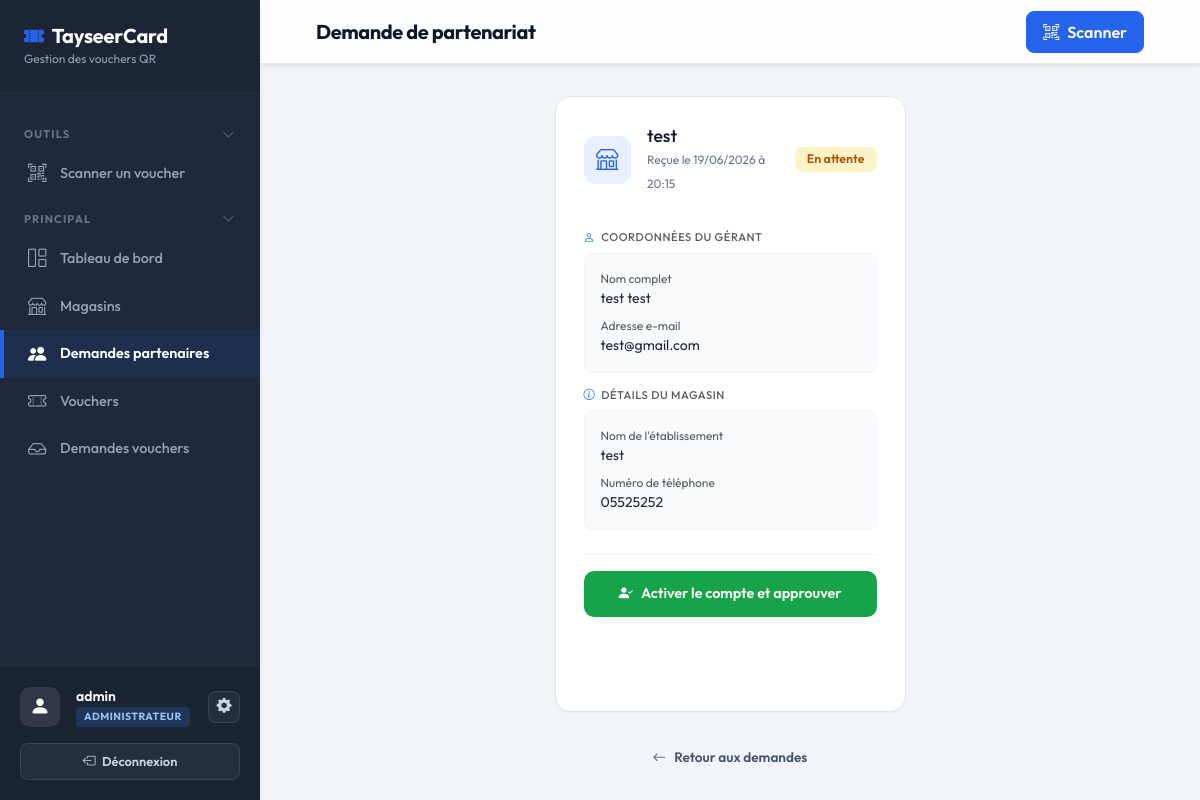
The page /stores/requests/1/ (signed in) on the database its author committed.
### apps/accounts/models.py (models this page shows, shortened)
class User(AbstractUser):
    class Role(models.TextChoices):
        ADMIN = 'ADMIN', 'Administrateur'
        MANAGER = 'MANAGER', 'Manager de magasin'
        CAISSIER = 'CAISSIER', 'Caissier'
    role = models.CharField(
        max_length=10,
        choices=Role.choices,
        default=Role.MANAGER,
    )
    def is_admin(self):
        return self.role == self.Role.ADMIN or self.is_superuser
    def is_manager(self):
        return self.role == self.Role.MANAGER
    def is_caissier(self):
        return self.role == self.Role.CAISSIER
    def get_store(self):
        if self.is_manager():
            return getattr(self, 'managed_store', None)
        elif self.is_caissier():
            caissier_store = getattr(self, 'caissier_store', None)
            if hasattr(caissier_store, 'first'):
                return caissier_store.first()
            return caissier_store
        return None

### apps/stores/models.py (models this page shows, shortened)
class StorePartnerRequest(models.Model):
    class Status(models.TextChoices):
        PENDING = 'PENDING', 'En attente'
        APPROVED = 'APPROVED', 'Accepté'
        REJECTED = 'REJECTED', 'Rejeté'
    first_name = models.CharField(max_length=100)
    last_name = models.CharField(max_length=100)
    store_name = models.CharField(max_length=200)
    email = models.EmailField()
    phone = models.CharField(max_length=20, blank=True)
    status = models.CharField(
        max_length=10,
        choices=Status.choices,
        default=Status.PENDING,
    )
    created_at = models.DateTimeField(auto_now_add=True)
    reviewed_at = models.DateTimeField(null=True, blank=True)
    reviewed_by = models.ForeignKey(
        settings.AUTH_USER_MODEL,
        null=True,
        blank=True,
        on_delete=models.SET_NULL,
        related_name='reviewed_store_requests',
    )
    @property
    def full_name(self):
        return f"{self.first_name} {self.last_name}"

### apps/vouchers/views.py (the view)
    def wrapper(request, *args, **kwargs):
        if not request.user.is_authenticated or not request.user.is_admin():
            messages.error(request, "Accès réservé aux administrateurs.")
            return redirect('dashboard')
        return view_func(request, *args, **kwargs)

### apps/accounts/context_processors.py (called while the page is built)
def admin_notifications(request):
    pending_requests = 0
    if request.user.is_authenticated:
        is_admin = getattr(request.user, 'is_admin', False)
        if callable(is_admin):
            is_admin = is_admin()
        if is_admin:
            pending_requests = VoucherRequest.objects.filter(status=VoucherRequest.Status.PENDING).count()
    return {
        'pending_requests': pending_requests,
    }

### apps/stores/views.py (called while the page is built, shortened)
@login_required
@admin_required
def store_request_detail(request, pk):
    request_item = get_object_or_404(StorePartnerRequest, pk=pk)
    return render(request, 'stores/request_detail.html', {
        'request_item': request_item,
    })

### apps/vouchers/views.py (called while the page is built)
def admin_required(view_func):
    def wrapper(request, *args, **kwargs):
        if not request.user.is_authenticated or not request.user.is_admin():
            messages.error(request, "Accès réservé aux administrateurs.")
            return redirect('dashboard')
        return view_func(request, *args, **kwargs)
    return wrapper

### templates/stores/request_detail.html (shortened to what this page needs)
{% extends 'base.html' %}
{% block nav_store_requests %}active{% endblock %}
{% block page_title %}Demande de partenariat{% endblock %}
{% block content %}
<div class="row justify-content-center">
  <div class="col-md-8 col-lg-6 col-xl-5">
    <div class="stat-card mb-4" style="border-radius:16px; padding:28px;">
      <div class="d-flex justify-content-between align-items-center mb-3">
        <div class="d-flex align-items-center gap-3">
          <div style="width:48px; height:48px; background:rgba(37,99,235,0.1); color:#2563eb; border-radius:12px; display:flex; align-items:center; justify-content:center; font-size:1.4rem;">
            <i class="bi bi-shop"></i>
          </div>
          <div>
            <h5 class="fw-700 mb-0" style="color:#0f172a; font-size:1.1rem; line-height:1.2;">{{ request_item.store_name }}</h5>
            <span style="font-size:0.75rem; color:#64748b;">Reçue le {{ request_item.created_at|date:"d/m/Y à H:i" }}</span>
          </div>
        </div>
        <span class="badge" style="background:{% if request_item.status == 'PENDING' %}#fef3c7{% elif request_item.status == 'APPROVED' %}#dcfce7{% else %}#fee2e2{% endif %}; color:{% if request_item.status == 'PENDING' %}#b45309{% elif request_item.status == 'APPROVED' %}#166534{% else %}#b91c1c{% endif %}; border-radius:8px; padding:6px 12px; font-weight:600; font-size:0.78rem;">
          {{ request_item.get_status_display }}
        </span>
      </div>
      <hr style="border-color:#f1f5f9; margin: 16px -28px 20px -28px;">
      <div class="mb-4">
        <h6 class="fw-700 text-muted text-uppercase mb-2" style="font-size:0.7rem; letter-spacing:0.05em; display:flex; align-items:center; gap:6px;">
          <i class="bi bi-person text-primary"></i> Coordonnées du Gérant
        </h6>
        <div class="p-3 rounded-3 mb-3" style="background:#f8fafc; border:1px solid #f1f5f9; font-size:0.88rem;">
          <div class="mb-2">
            <span class="text-muted small d-block" style="font-size:0.75rem;">Nom complet</span>
            <span class="fw-600" style="color:#1e293b;">{{ request_item.full_name }}</span>
          </div>
          <div>
            <span class="text-muted small d-block" style="font-size:0.75rem;">Adresse e-mail</span>
            <span class="fw-600" style="color:#1e293b;">{{ request_item.email }}</span>
          </div>
        </div>
        <h6 class="fw-700 text-muted text-uppercase mb-2" style="font-size:0.7rem; letter-spacing:0.05em; display:flex; align-items:center; gap:6px;">
          <i class="bi bi-info-circle text-primary"></i> Détails du Magasin
        </h6>
        <div class="p-3 rounded-3" style="background:#f8fafc; border:1px solid #f1f5f9; font-size:0.88rem;">
          <div class="mb-2">
            <span class="text-muted small d-block" style="font-size:0.75rem;">Nom de l'établissement</span>
            <span class="fw-600" style="color:#1e293b;">{{ request_item.store_name }}</span>
          </div>
          <div>
            <span class="text-muted small d-block" style="font-size:0.75rem;">Numéro de téléphone</span>
            <span class="fw-600" style="color:#1e293b;">{{ request_item.phone|default:'Non renseigné' }}</span>
          </div>
        </div>
      </div>
      {% if request_item.status == 'PENDING' %}
      <div class="pt-3 border-top" style="border-color:#f1f5f9 !important;">
        <form method="post" class="mb-0">
          <button type="submit" class="btn w-100 d-flex align-items-center justify-content-center gap-2" style="background:#16a34a; color:#fff; border-radius:10px; padding:12px; font-weight:600; font-size:0.9rem; border:none; transition:all 0.2s;">
            <i class="bi bi-person-check-fill"></i> Activer le compte et approuver
          </button>
        </form>
      </div>
      {% endif %}
    </div>
    <div class="text-center">
      <a href="{% url 'store_request_list' %}" class="btn d-inline-flex align-items-center gap-2" style="background:#f1f5f9; color:#475569; border-radius:10px; font-weight:600; font-size:0.85rem; padding:10px 18px; text-decoration:none; transition:all 0.2s;">
        <i class="bi bi-arrow-left"></i> Retour aux demandes
      </a>
    </div>
  </div>
</div>
{% endblock %}

### templates/base.html (shortened to what this page needs)
<!DOCTYPE html>
<html lang="fr">
<head>
  <link href="https://cdn.jsdelivr.net/npm/bootstrap@5.3.0/dist/css/bootstrap.min.css" rel="stylesheet" />
  <link href="https://cdn.jsdelivr.net/npm/bootstrap-icons@1.11.0/font/bootstrap-icons.css" rel="stylesheet" />
</head>
<body>
  {% if user.is_authenticated %}
  <aside class="sidebar" id="sidebar">
    <div class="sidebar-brand d-flex align-items-center justify-content-between">
      <div>
        <h5><i class="bi bi-ticket-perforated-fill me-2" style="color:var(--primary)"></i>TayseerCard</h5>
        <small>Gestion des vouchers QR</small>
      </div>
    </div>
    <nav class="sidebar-nav">
      <button class="nav-section-toggle" onclick="toggleNavSection(this)">
        <span>Outils</span>
        <i class="bi bi-chevron-down chevron"></i>
      </button>
      <div class="nav-section-body">
        <a href="{% url 'scan_page' %}" class="nav-link {% block nav_scan %}{% endblock %}">
          <i class="bi bi-qr-code-scan"></i> Scanner un voucher
        </a>
      </div>
      <button class="nav-section-toggle" onclick="toggleNavSection(this)">
        <span>Principal</span>
        <i class="bi bi-chevron-down chevron"></i>
      </button>
      <div class="nav-section-body">
        <a href="{% url 'dashboard' %}" class="nav-link {% block nav_dashboard %}{% endblock %}">
          <i class="bi bi-grid-1x2"></i> Tableau de bord
        </a>
        {% if user.is_admin %}
        <a href="{% url 'store_list' %}" class="nav-link {% block nav_stores %}{% endblock %}">
          <i class="bi bi-shop"></i> Magasins
        </a>
        <a href="{% url 'store_request_list' %}" class="nav-link {% block nav_store_requests %}{% endblock %}">
          <i class="bi bi-people-fill"></i> Demandes partenaires
        </a>
        {% endif %}
        {% if user.is_admin or user.is_manager or user.is_caissier %}
          <a href="{% if user.is_caissier %}/caissier/vouchers/{% elif user.is_manager %}/manager/vouchers/{% else %}{% url 'voucher_list' %}{% endif %}"
             class="nav-link {% block nav_vouchers %}{% endblock %}">
            <i class="bi bi-ticket-perforated"></i> Vouchers
          </a>
        {% endif %}
        {% if user.is_admin %}
        <a href="{% url 'admin_request_list' %}" class="nav-link {% block nav_admin_requests %}{% endblock %}">
          <i class="bi bi-inbox"></i> Demandes vouchers
        </a>
        {% endif %}
      </div>
    </nav>
    <div class="sidebar-footer">
      <div class="d-flex align-items-center justify-content-between mb-3">
        <div class="d-flex align-items-center gap-3 overflow-hidden">
          <div class="stat-icon m-0" style="background:rgba(255,255,255,0.1); width:40px; height:40px; flex-shrink:0;">
            <i class="bi bi-person-fill" style="color:#ffffff;"></i>
          </div>
          <div class="overflow-hidden">
            <div class="user-info text-truncate">{{ user.get_full_name|default:user.username }}</div>
            <div class="user-role text-truncate">
              <span class="role-pill role-{{ user.role|lower }}">{{ user.get_role_display }}</span>
            </div>
          </div>
        </div>
        {% if user.is_admin %}
        <a href="{% url 'admin_account_settings' %}" class="btn-settings {% block nav_settings %}{% endblock %}" title="Paramètres" style="flex-shrink:0;">
          <i class="bi bi-gear-fill"></i>
        </a>
        {% endif %}
      </div>
      <div class="d-flex gap-2 mt-1">
        <a href="{% url 'logout' %}" class="btn btn-sm flex-grow-1"
          style="background:rgba(255,255,255,0.05); color:#cbd5e1; border:1px solid rgba(255,255,255,0.1); font-size:0.8rem; border-radius:8px;">
          <i class="bi bi-box-arrow-left me-1"></i> Déconnexion
        </a>
      </div>
    </div>
  </aside>
  <div class="main-content">
    <div class="topbar shadow-sm">
      <div class="container-fluid d-flex align-items-center justify-content-between h-100 px-lg-4">
        <div class="d-flex align-items-center gap-3">
          <div class="d-flex align-items-center gap-2">
            <h4 class="mb-0">{% block page_title %}Tableau de bord{% endblock %}</h4>
          </div>
        </div>
        <div class="d-flex align-items-center gap-2">
          <a href="{% url 'scan_page' %}" class="btn btn-primary d-flex align-items-center gap-2 px-3">
            <i class="bi bi-qr-code-scan"></i>
            <span class="d-none d-sm-inline">Scanner</span>
          </a>
        </div>
      </div>
    </div>
    <div class="page-body">
      {% block content %}{% endblock %}
    </div>
  </div>
  {% else %}
  {% block auth_content %}{% endblock %}
  {% endif %}
</body>
</html>

### templates/base.html (style rules this page uses)
:root { --primary: #2563eb; --primary-dark: #1d4ed8; --success: #10b981; --danger: #ef4444; --warning: #f59e0b; --sidebar-bg: #1e293b; --sidebar-text: #94a3b8; --sidebar-active: #ffffff; --sidebar-hover: #334155; --body-bg: #f1f5f9; --card-bg: #ffffff; --card-border: #e2e8f0; --shadow-sm: 0 1px 2px 0 rgb(0 0 0 / 0.05); --shadow-md: 0 4px 6px -1px rgb(0 0 0 / 0.1), 0 2px 4px -2px rgb(0 0 0 / 0.1); }
* { font-family: 'Outfit', sans-serif; }
body { background-color: var(--body-bg); color: #1e293b; min-height: 100vh; margin: 0; overflow-x: hidden; }
.sidebar { position: fixed; top: 0; left: 0; width: 260px; height: 100vh; background: var(--sidebar-bg); padding: 0; z-index: 100; transition: transform 0.3s ease; display: flex; flex-direction: column; box-shadow: var(--shadow-md); }
.sidebar-brand { padding: 24px; background: rgba(0, 0, 0, 0.1); border-bottom: 1px solid rgba(255, 255, 255, 0.05); }
.sidebar-brand h5 { color: #ffffff; font-weight: 700; font-size: 1.25rem; margin: 0; letter-spacing: -0.01em; }
.sidebar-brand small { color: var(--sidebar-text); font-size: 0.75rem; display: block; margin-top: 2px; }
.sidebar-nav { padding: 20px 0; flex: 1; overflow-y: auto; }
.sidebar-nav .nav-link { color: var(--sidebar-text); padding: 10px 24px; display: flex; align-items: center; gap: 12px; font-size: 0.9rem; font-weight: 500; transition: all 0.2s ease; border-left: 4px solid transparent; }
.sidebar-nav .nav-link.active { color: #ffffff; background: rgba(37, 99, 235, 0.1); border-left-color: var(--primary); font-weight: 600; }
.sidebar-nav .nav-link i { font-size: 1.15rem; width: 20px; }
.sidebar-footer { padding: 20px; background: rgba(0, 0, 0, 0.15); border-top: 1px solid rgba(255, 255, 255, 0.05); }
.sidebar-footer .user-info { color: #ffffff; font-size: 0.875rem; font-weight: 600; }
.sidebar-footer .user-role { font-size: 0.75rem; color: var(--sidebar-text); }
.btn-settings { background: rgba(255, 255, 255, 0.05); color: #cbd5e1; border: 1px solid rgba(255, 255, 255, 0.1); font-size: 0.95rem; border-radius: 8px; display: flex; align-items: center; justify-content: center; width: 32px; height: 32px; transition: all 0.2s ease; text-decoration: none; }
.main-content { margin-left: 260px; min-height: 100vh; display: flex; flex-direction: column; transition: margin-left 0.3s ease; }
.topbar { background: rgba(255, 255, 255, 0.9); backdrop-filter: blur(10px); height: 64px; padding: 0 32px; border-bottom: 1px solid var(--card-border); display: flex; align-items: center; justify-content: space-between; position: sticky; top: 0; z-index: 50; }
.topbar h4 { margin: 0; font-weight: 700; color: #0f172a; font-size: 1.25rem; letter-spacing: -0.02em; }
.page-body { padding: 32px; flex: 1; }
.stat-card { background: var(--card-bg); border-radius: 12px; padding: 24px; border: 1px solid var(--card-border); box-shadow: var(--shadow-sm); transition: all 0.2s ease; height: 100%; }
.stat-icon { width: 44px; height: 44px; border-radius: 10px; display: flex; align-items: center; justify-content: center; font-size: 1.25rem; margin-bottom: 16px; }
.btn { border-radius: 8px; font-weight: 600; padding: 8px 16px; transition: all 0.2s ease; }
.btn-primary { background-color: var(--primary); border-color: var(--primary); box-shadow: 0 1px 2px 0 rgba(37, 99, 235, 0.05); }
.badge { font-weight: 600; padding: 6px 12px; border-radius: 6px; }
.role-pill { display: inline-block; padding: 2px 8px; border-radius: 4px; font-size: 0.65rem; font-weight: 700; text-transform: uppercase; letter-spacing: 0.05em; }
.role-admin { background: rgba(59, 130, 246, 0.2); color: #93c5fd; }
.nav-section-toggle { color: #64748b; font-size: 0.7rem; font-weight: 700; letter-spacing: 0.1em; text-transform: uppercase; padding: 12px 24px 6px; display: flex; align-items: center; justify-content: space-between; cursor: pointer; background: none; border: none; width: 100%; transition: color 0.2s; }
.nav-section-toggle .chevron { font-size: 0.8rem; transition: transform 0.25s ease; }
.nav-section-body { overflow: hidden; transition: max-height 0.3s ease; max-height: 500px; }

### rows shown on the page
User: get_full_name "admin", role "ADMINISTRATEUR"
StorePartnerRequest: store_name "test", created_at "19/06/2026 à 20:15", status "En attente", full_name "test test", email "test@gmail.com", phone "05525252"
